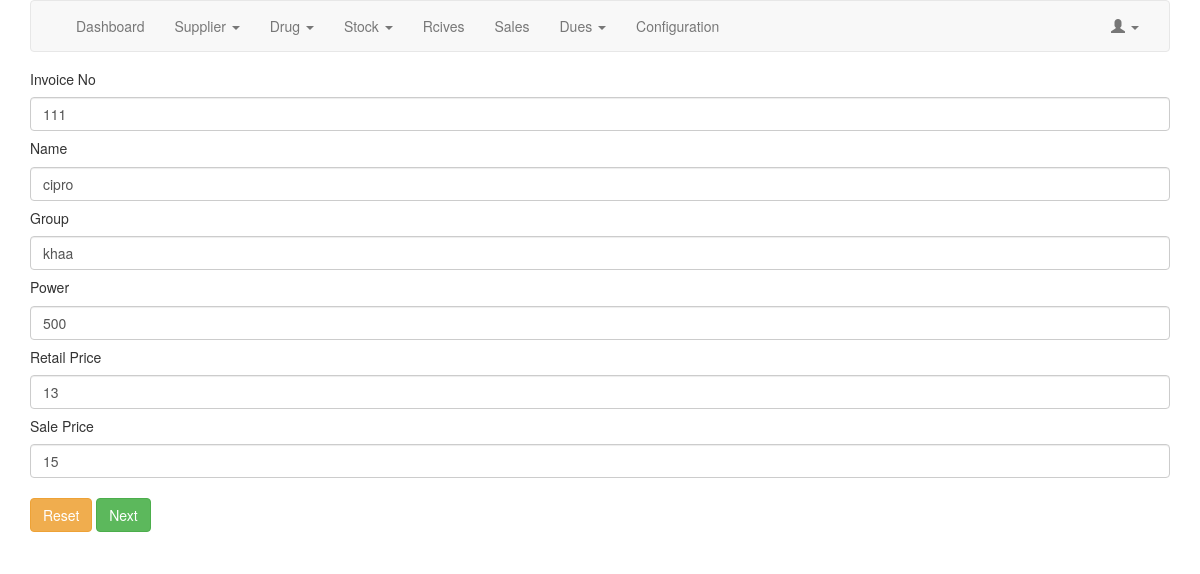
The page /Drug/edit/2 on the database its author committed.
### tables this page shows
CREATE TABLE `get_drug` (
  `id` int(10) UNSIGNED NOT NULL,
  `name` varchar(50) NOT NULL,
  `group` varchar(150) NOT NULL,
  `power` varchar(30) NOT NULL,
  `retail_price` varchar(20) NOT NULL,
  `sale_price` varchar(20) NOT NULL,
  `invoice` varchar(50) NOT NULL
);

### application/controllers/Drug.php (called while the page is built, shortened)
<?php
class Drug extends CI_Controller {
	public function edit(){
		$data['alert_eror'] = null;
		$data['alert_success'] = null;
		$data['invoice'] = null;
		$data['name'] = null;
		$data['group'] = null;
		$data['power'] = null;
		$data['retail_price'] = null;
		$data['sale_price'] = null;
		$this->form_validation->set_rules('invoice', 'Invoice', 'max_length[30]');
		$this->form_validation->set_rules('name', 'Name', 'required|alpha_numeric_spaces|max_length[50]');
		$this->form_validation->set_rules('group', 'Group', 'alpha_numeric_spaces|max_length[150]');
		$this->form_validation->set_rules('power', 'Power', 'max_length[30]');
		$this->form_validation->set_rules('retail_price', 'Retail Price', 'numeric|max_length[20]');
		$this->form_validation->set_rules('sale_price', 'Sale Price', 'required|max_length[20]');
		if ($this->form_validation->run() == FALSE){
			$data['alert_eror'] = validation_errors();
			if($this->Md_drug->check() != null){
				$fields = $this->Md_drug->check();
				foreach($fields as $field){
					$data['invoice'] = $field->invoice;
					$data['name'] = $field->name;
					$data['group'] = $field->group;
					$data['power'] = $field->power;
					$data['retail_price'] = $field->retail_price;
					$data['sale_price'] = $field->sale_price;
				}
			}
            $this->load->view('drug/edit',$data);
        }
	}
}

### index.php (called while the page is built, shortened)
<?php
require_once BASEPATH.'core/CodeIgniter.php';

### application/models/Md_drug.php (called while the page is built, shortened)
<?php
	class Md_drug extends CI_Model {
		public function check(){
			if(preg_match("/^[0-9]*$/", $this->uri->segment(3))){
				$this->db->where('id', $this->uri->segment(3));
				$query = $this->db->get('drug');
				return $query->result();
			}
			return null;
        }
	}

### application/views/drug/edit.php (the view, shortened to what this page needs)
<?php echo form_open('Drug/edit/' . $this->uri->segment(3) ); ?>
<h5>Invoice No</h5>
<input class="form-control" type="text" name="invoice" value="<?php echo $invoice; ?>" />
<h5>Name</h5>
<input class="form-control" type="text" name="name" value="<?php echo $name; ?>" />
<h5>Group</h5>
<input class="form-control" type="text" name="group" value="<?php echo $group; ?>" />
<h5>Power</h5>
<input class="form-control" type="text" name="power" value="<?php echo $power; ?>" />
<h5>Retail Price</h5>
<input class="form-control" type="number" name="retail_price" value="<?php echo $retail_price; ?>" />
<h5>Sale Price</h5>
<input class="form-control" type="number" name="sale_price" value="<?php echo $sale_price; ?>" />
<div><br/><input  class="btn btn-warning" type="reset" value="Reset" /> <input  class="btn btn-success" type="submit" value="Next" /></div>
</form>

### rows shown on the page
get_drug: invoice "111", name "cipro", group "khaa", power "500", retail_price "13", sale_price "15"
